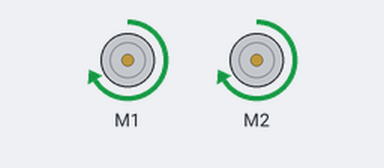
This sketch was run on a simulated Arduino Uno, built with avr-gcc and run on an emulated ATmega328P. On the bench: 2 × DC motor (green arrow = forward, orange = backward, longer = faster).

Above: at 0.1 s.
Timing chart, 0 to 1.6 s (numbered marks = the images above):
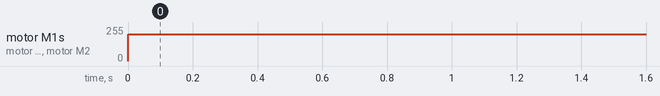

Measured:
- by itself, motor M1, motor M2: stopped → forward 200/255 at 0.00 s

The sketch:

motorDriver__2022_01_11_12_57_47_UTC_.ino
```cpp
#include<AFMotor.h>
#include <Servo.h>
const int trigpin = 7;
const int ecopin = 6;

AF_DCMotor leftmotor(1);
AF_DCMotor rightmotor(2);

void setup() {

  Serial.begin(9600);

  pinMode(trigpin, OUTPUT);
  pinMode(ecopin, INPUT);

  leftmotor.setSpeed(200);
  rightmotor.setSpeed(200);

  leftmotor.run(RELEASE);
  rightmotor.run(RELEASE);

}


void loop() {

  rightmotor.run(FORWARD);
  leftmotor.run(FORWARD);

//  long distance = Ultrasonic();
//  Serial.println(distance);
//
//  if (distance <= 50) {
//    rightmotor.run(RELEASE);
//    leftmotor.run(RELEASE);
//    delay(500);
//
//    rightmotor.run(BACKWARD);
//    leftmotor.run(FORWARD);
//  }


}


long Ultrasonic()
{
  long duration, cm;

  digitalWrite(trigpin, LOW);
  delayMicroseconds(2);
  digitalWrite(trigpin, HIGH);
  delay(500);
  digitalWrite(trigpin, LOW);

  duration = pulseIn(ecopin, HIGH);

  cm = duration / 2 * 0.0343;

  return cm;

}
```
